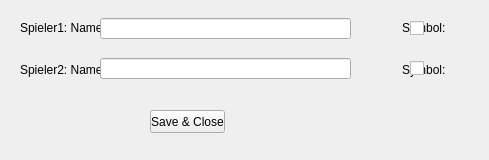
<?xml version="1.0" encoding="UTF-8"?>
<ui version="4.0">
 <class>Options</class>
 <widget class="QMainWindow" name="Options">
  <property name="geometry">
   <rect>
    <x>0</x>
    <y>0</y>
    <width>489</width>
    <height>160</height>
   </rect>
  </property>
  <property name="windowTitle">
   <string notr="true">TicTacToe Optionen</string>
  </property>
  <widget class="QWidget" name="centralwidget">
   <widget class="QCheckBox" name="checkBoxSymbol2">
    <property name="geometry">
     <rect>
      <x>410</x>
      <y>60</y>
      <width>70</width>
      <height>17</height>
     </rect>
    </property>
    <property name="text">
     <string/>
    </property>
   </widget>
   <widget class="QLabel" name="label">
    <property name="geometry">
     <rect>
      <x>20</x>
      <y>8</y>
      <width>481</width>
      <height>81</height>
     </rect>
    </property>
    <property name="text">
     <string>Spieler1: Name:                                                                                         Symbol:


Spieler2: Name:                                                                                         Symbol:</string>
    </property>
   </widget>
   <widget class="QLineEdit" name="lineEditName1">
    <property name="geometry">
     <rect>
      <x>100</x>
      <y>18</y>
      <width>251</width>
      <height>21</height>
     </rect>
    </property>
   </widget>
   <widget class="QLineEdit" name="lineEditName2">
    <property name="geometry">
     <rect>
      <x>100</x>
      <y>58</y>
      <width>251</width>
      <height>21</height>
     </rect>
    </property>
   </widget>
   <widget class="QCheckBox" name="checkBoxSymbol1">
    <property name="geometry">
     <rect>
      <x>410</x>
      <y>20</y>
      <width>70</width>
      <height>17</height>
     </rect>
    </property>
    <property name="text">
     <string/>
    </property>
   </widget>
   <widget class="QPushButton" name="saveClose">
    <property name="geometry">
     <rect>
      <x>150</x>
      <y>110</y>
      <width>75</width>
      <height>23</height>
     </rect>
    </property>
    <property name="text">
     <string>Save &amp;&amp; Close</string>
    </property>
   </widget>
   <zorder>label</zorder>
   <zorder>checkBoxSymbol2</zorder>
   <zorder>lineEditName1</zorder>
   <zorder>lineEditName2</zorder>
   <zorder>checkBoxSymbol1</zorder>
   <zorder>saveClose</zorder>
  </widget>
 </widget>
 <resources/>
 <connections/>
</ui>
